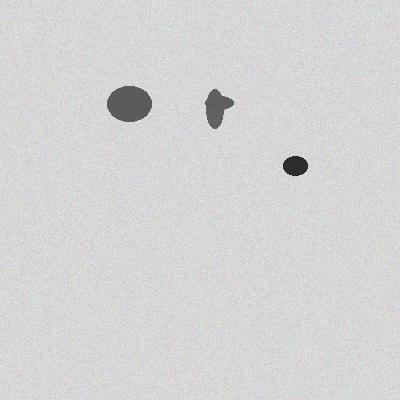
#> input picture fabric_sample.png, 400 x 400 px
$ python main.py
#> lines starting #> are read from the running program, lines starting #| are printed output that depends on the picture; after the words box and inside, x2 and y2 are one past the last pixel; in counts of white or black regions, pixels touching at a corner belong together
### image_loader.py
import os
import numpy as np
from PIL import Image

class ImageLoader:

    def load_image(self, path: str) -> Image.Image:
        if not os.path.exists(path):
            raise FileNotFoundError(f"Error: The image file at '{path}' was not found.")

        img = Image.open(path)
        return img.convert("RGB")

    def resize_image(self, image, max_size: int = 512):
        img_copy = image.copy()
        img_copy.thumbnail((max_size, max_size), Image.LANCZOS)
        return img_copy

    def to_numpy(self, image: Image.Image) -> np.ndarray:
        return np.array(image)

### defect_detector.py
import cv2
import numpy as np

class DefectDetector:

    def to_grayscale(self, img_array: np.ndarray) -> np.ndarray:
        return cv2.cvtColor(img_array, cv2.COLOR_RGB2GRAY)

    def reduce_noise(self, gray: np.ndarray) -> np.ndarray:
        return cv2.GaussianBlur(gray, (5, 5), 0)

    def threshold(self, blurred: np.ndarray) -> np.ndarray:
        _, binary = cv2.threshold(
            blurred, 0, 255,
            cv2.THRESH_BINARY_INV + cv2.THRESH_OTSU
        )
        return binary
    def find_contours(self, binary: np.ndarray) -> list:
        contours, _ = cv2.findContours(
            binary,
            cv2.RETR_EXTERNAL,
            cv2.CHAIN_APPROX_SIMPLE
        )
        return list(contours)

    def filter_contours(self, contours: list, min_area: int = 50) -> list:
        return [c for c in contours if cv2.contourArea(c) >= min_area]
    def classify_severity(self, defects: list, image_area: int) -> str:
        total_defect_area = sum(cv2.contourArea(c) for c in defects)
        defect_ratio = (total_defect_area / image_area) * 100
        num_defects = len(defects)

        if num_defects == 0:
            return "Good — No defects detected"
        elif num_defects <= 2 and defect_ratio < 2.0:
            return "Low — Minor defects"
        elif num_defects <= 5 or defect_ratio <= 5.0:
            return "Medium — Moderate defects"
        else:
            return "High — Severe defects"

    def get_bounding_boxes(self, contours: list) -> list:
        return [cv2.boundingRect(c) for c in contours]

### annotator.py
import json
import cv2
import numpy as np
import matplotlib.pyplot as plt
from PIL import Image

class Annotator:

    def draw_boxes(self, img_array: np.ndarray, boxes: list, severity: str) -> np.ndarray:
        annotated = img_array.copy()

        for i, (x, y, w, h) in enumerate(boxes):
            cv2.rectangle(annotated, (x, y), (x + w, y + h), (255, 0, 0), 2)
            cv2.putText(
                annotated, f"D{i+1}", (x, y - 5),
                cv2.FONT_HERSHEY_SIMPLEX, 0.5, (255, 0, 0), 1
            )

        cv2.putText(
            annotated, severity, (10, 25),
            cv2.FONT_HERSHEY_SIMPLEX, 0.6, (0, 0, 255), 2
        )
        return annotated

    def save_annotated(self, img_array: np.ndarray, output_path: str):
        img = Image.fromarray(img_array)
        img.save(output_path)
        print(f"Annotated image saved: {output_path}")


    def show_comparison(self, original: np.ndarray, annotated: np.ndarray, severity: str):
        fig, (ax1, ax2) = plt.subplots(1, 2, figsize=(12, 6))

        ax1.imshow(original)
        ax1.set_title("Original Fabric")
        ax1.axis("off")

        ax2.imshow(annotated)
        ax2.set_title("Defect Analysis")
        ax2.axis("off")

        plt.suptitle(f"FabricCheck — {severity}")
        plt.tight_layout()
        plt.show()


    def save_report(self, report_path: str, image_path: str, boxes: list, severity: str):
        report = {
            "image_analyzed": image_path,
            "total_defects": len(boxes),
            "severity": severity,
            "defects": [
                {
                    "id": i + 1,
                    "x": int(x),
                    "y": int(y),
                    "width": int(w),
                    "height": int(h),
                    "area_px": int(w * h)
                }
                for i, (x, y, w, h) in enumerate(boxes)
            ]
        }

        with open(report_path, "w") as f:
            json.dump(report, f, indent=2)

        print(f"Report saved: {report_path}")

### main.py
from image_loader import ImageLoader
from defect_detector import DefectDetector
from annotator import Annotator

def main():
    INPUT_IMAGE  = "fabric_sample.png"
    OUTPUT_IMAGE = "fabric_annotated.png"
    REPORT_FILE  = "defect_report.json"

    loader   = ImageLoader()
    detector = DefectDetector()
    ann      = Annotator()

    # Step 1: Load image
    print("[1/5] Loading image...")
    image       = loader.load_image(INPUT_IMAGE)
#> in load_image, img is the input picture: PIL image 400x400 RGB; mean R, G, B 212.6, 212.6, 212.6
    image       = loader.resize_image(image)
    img_array   = loader.to_numpy(image)
    image_area  = img_array.shape[0] * img_array.shape[1]
#> image_area = 160000

    # Step 2: Detect defects
    print("[2/5] Detecting defects...")
    gray        = detector.to_grayscale(img_array)
    blurred     = detector.reduce_noise(gray)
    binary      = detector.threshold(blurred)
#> in threshold, `_, binary = cv2.threshold( blurred, 0, 255, cv2.THRESH_BINARY_INV + cv..`:
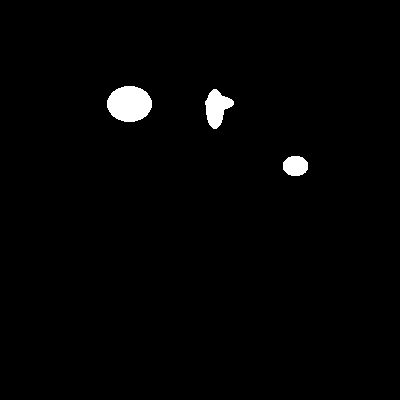
#> binary: shape (400, 400); 1.5% white; 3 white regions
    contours    = detector.find_contours(binary)
#> in find_contours, `contours, _ = cv2.findContours( binary, cv2.RETR_EXTERNAL, cv2.CHAIN_A..`: contours = 3 contours; box (x1, y1, x2, y2) and area: (107, 86, 152, 122) 1214, (205, 89, 234, 129) 628, (283, 156, 308, 176) 376
    defects     = detector.filter_contours(contours)
#> defects has the same summary as contours in find_contours
    severity    = detector.classify_severity(defects, image_area)
#> in classify_severity, `total_defect_area = sum(cv2.contourArea(c) for c in defects)`: total_defect_area = 2218.5
#> in classify_severity, `defect_ratio = (total_defect_area / image_area) * 100`: defect_ratio = 1.39
#> in classify_severity, `num_defects = len(defects)`: num_defects = 3
#> severity = 'Medium — Moderate defects'
    boxes       = detector.get_bounding_boxes(defects)
#> boxes = [(283, 156, 25, 20), (205, 89, 29, 40), (107, 86, 45, 36)]

    print(f"      Defects found : {len(defects)}")
#|       Defects found : 3
    print(f"      Severity      : {severity}")
#|       Severity      : Medium — Moderate defects

    # Step 3: Annotate
    print("[3/5] Annotating image...")
    annotated = ann.draw_boxes(img_array, boxes, severity)
#> the loop in draw_boxes, `for i, (x, y, w, h) in enumerate(boxes):` made 3 passes
#> after the loop in draw_boxes, `for i, (x, y, w, h) in enumerate(boxes):`:
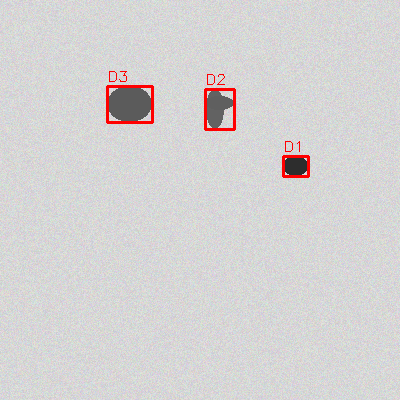
#> annotated: shape (400, 400, 3); 0.82% of pixels changed, all inside (x1, y1, x2, y2) = (106, 71, 310, 178)
#> in draw_boxes, `cv2.putText( annotated, severity, (10, 25), cv2.FONT_HERSHEY_SIMPLEX, ..`:
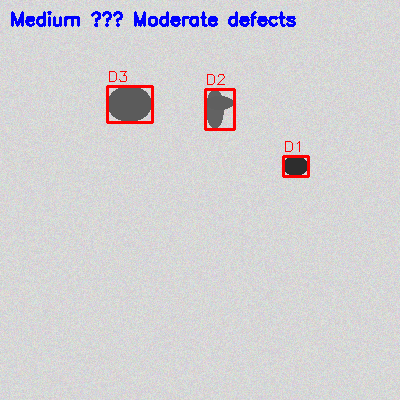
#> annotated: shape (400, 400, 3); 1.23% of pixels changed, all inside (x1, y1, x2, y2) = (11, 11, 296, 27)

    # Step 4: Save outputs
    print("[4/5] Saving outputs...")
    ann.save_annotated(annotated, OUTPUT_IMAGE)
    ann.save_report(REPORT_FILE, INPUT_IMAGE, boxes, severity)

    # Step 5: Display
    print("[5/5] Displaying comparison...")
    ann.show_comparison(img_array, annotated, severity)
#> in show_comparison, `plt.show()`:
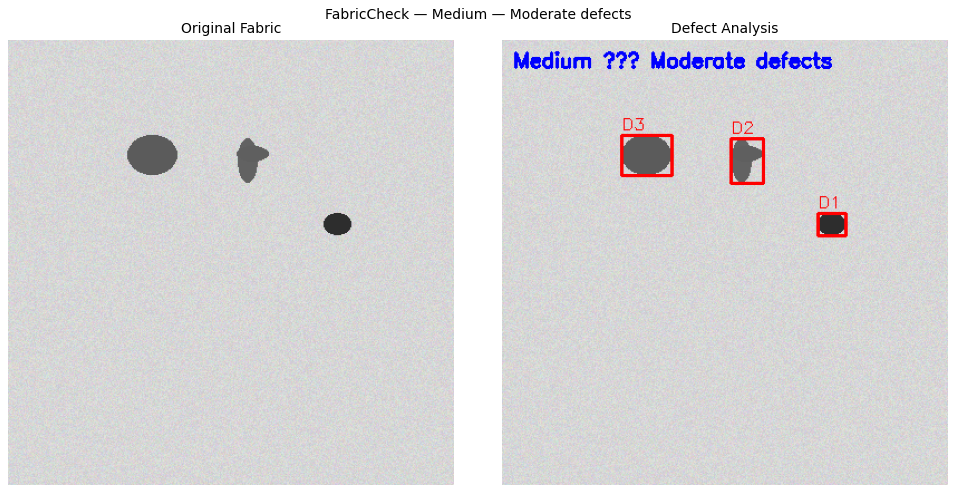
#> figure drawn by matplotlib, 2 panels

    print("\nDone!")

if __name__ == "__main__":
    main()

$ run again, with fabric_heavy.png copied over fabric_sample.png
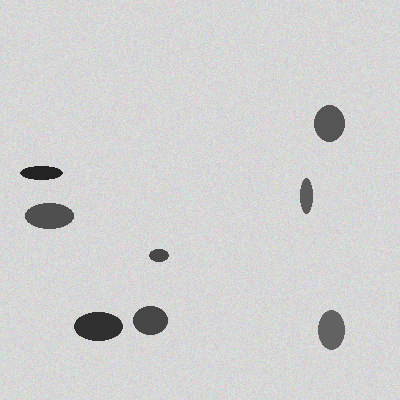
#> input picture fabric_heavy.png, 400 x 400 px
#> in load_image, img is the input picture: PIL image 400x400 RGB; mean R, G, B 209.5, 209.5, 209.5
#> in threshold, `_, binary = cv2.threshold( blurred, 0, 255, cv2.THRESH_BINARY_INV + cv..`:
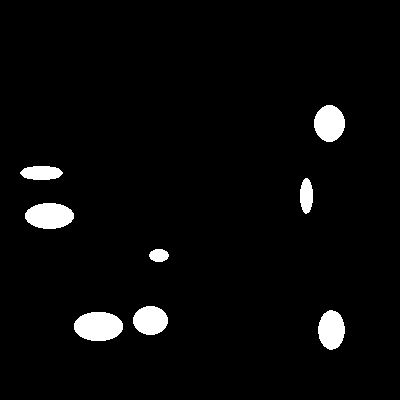
#> binary: shape (400, 400); 3.6% white; 8 white regions
#> in find_contours, `contours, _ = cv2.findContours( binary, cv2.RETR_EXTERNAL, cv2.CHAIN_A..`: contours = 8 contours; box (x1, y1, x2, y2) and area: (74, 312, 123, 341) 1084, (25, 203, 74, 229) 946, (314, 105, 345, 142) 840, (318, 310, 345, 350) 777, (133, 306, 168, 335) 750, (20, 166, 63, 180) 438, (300, 178, 313, 214) 329, (149, 249, 169, 262) 180
#> defects has the same summary as contours in find_contours
#> total_defect_area = 5344
#> defect_ratio = 3.34
#> num_defects = 8
#> severity = 'Medium — Moderate defects'
#> boxes = [(74, 312, 49, 29), (318, 310, 27, 40), (133, 306, 35, 29), (149, 249, 20, 13), (25, 203, 49, 26), (300, 178, 13, 36), (20, 166, 43, 14), (314, 105, 31, 37)]
#|       Defects found : 8
#|       Severity      : Medium — Moderate defects
#> the loop in draw_boxes, `for i, (x, y, w, h) in enumerate(boxes):` made 8 passes
#> in show_comparison, `plt.show()`:
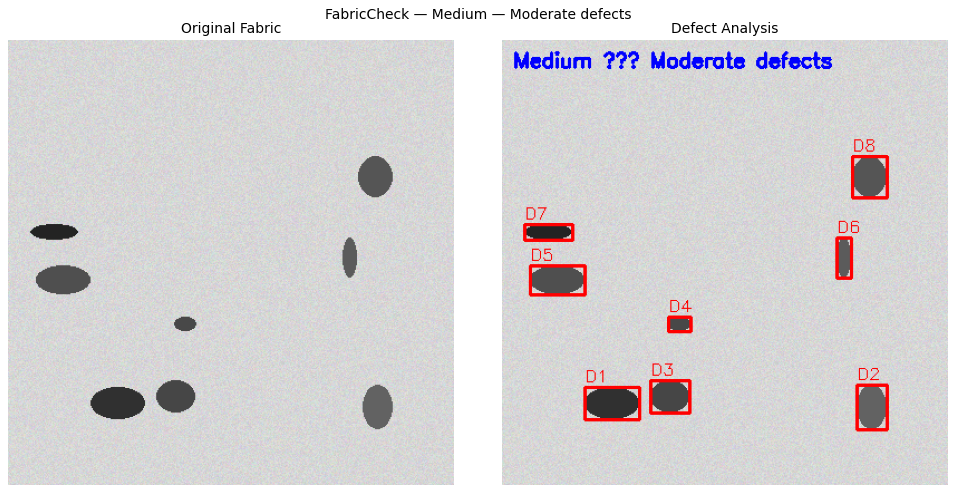
#> figure drawn by matplotlib, 2 panels
